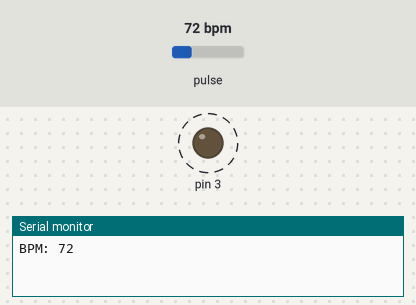
Bench run of a sketch on a simulated Arduino Uno, built with avr-gcc and run on an emulated ATmega328P. Parts: output pins drawn as LEDs (lit = HIGH), the last lines printed to the serial monitor. Dashed ring = blinking. The inputs (shaded band) are chosen by the test bench; at power-on: pulse 72 bpm.

Above: at 1.2 s.
1.3 s: pulse set to 42 bpm
At 3.3 s:
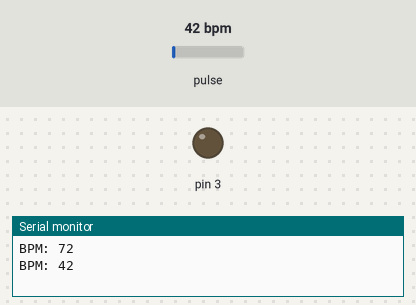
3.7 s: pulse set to 100 bpm
At 4.42 s:
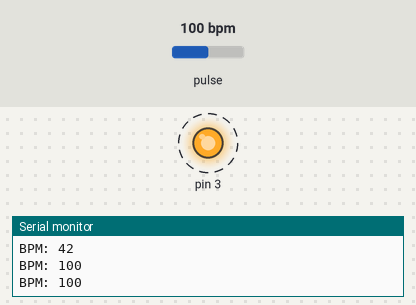
Timing chart, 0 to 12.7 s (numbered marks = the images above; inputs shaded):
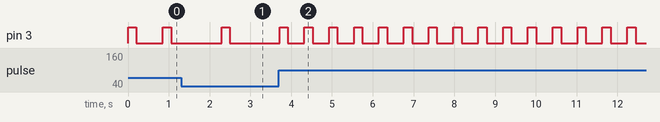

The sketch:

Getting_BPM_to_Monitor.ino
```cpp
/*  Getting_BPM_to_Monitor prints the BPM to the Serial Monitor, using the least lines of code and PulseSensor Library.
 *  Tutorial Webpage: https://pulsesensor.com/pages/getting-advanced
 *
--------Use This Sketch To------------------------------------------
1) Displays user's live and changing BPM, Beats Per Minute, in Arduino's native Serial Monitor.
2) Print: "♥  A HeartBeat Happened !" when a beat is detected, live.
2) Learn about using a PulseSensor Library "Object".
4) Blinks LED on PIN 13 with user's Heartbeat.
--------------------------------------------------------------------*/

#define USE_ARDUINO_INTERRUPTS true //--> Set-up low-level interrupts for most acurate BPM math.
#include <PulseSensorPlayground.h> //--> Includes the PulseSensorPlayground Library.

//----------------------------------------Variable Declaration
const int PulseWire = 0; //--> PulseSensor PURPLE WIRE connected to ANALOG PIN 0
const int LED_3 = 3; //--> LED to detect when the heart is beating. The LED is connected to PIN 3 on the Arduino UNO.
int Threshold = 516; //--> Determine which Signal to "count as a beat" and which to ignore.
                     //--> Use the "Gettting Started Project" to fine-tune Threshold Value beyond default setting.
                     //--> Otherwise leave the default "550" value.
//----------------------------------------

PulseSensorPlayground pulseSensor; //--> Creates an instance of the PulseSensorPlayground object called "pulseSensor"

//--------------------------------------------------------------------------------void setup
void setup() {
  Serial.begin(9600); //--> Set's up Serial Communication at certain speed.

  //----------------------------------------Configure the PulseSensor object, by assigning our variables to it.
  pulseSensor.analogInput(PulseWire);
  pulseSensor.blinkOnPulse(LED_3); //--> auto-magically blink Arduino's LED with heartbeat.
  pulseSensor.setThreshold(Threshold);
  //----------------------------------------

  //----------------------------------------Double-check the "pulseSensor" object was created and "began" seeing a signal.
  if (pulseSensor.begin()) {
  }
  //----------------------------------------
}
//--------------------------------------------------------------------------------

//--------------------------------------------------------------------------------void loop
void loop() {
  int myBPM = pulseSensor.getBeatsPerMinute(); //--> Calls function on our pulseSensor object that returns BPM as an "int". "myBPM" hold this BPM value now.

  //----------------------------------------Constantly test to see if "a beat happened".
  if (pulseSensor.sawStartOfBeat()) { //--> If test is "true", then the following conditions will be executed.
    Serial.print("BPM: "); //--> Print phrase "BPM: "
    Serial.println(myBPM); //--> Print the value inside of myBPM.
  }
  //----------------------------------------
  delay(20); //--> considered best practice in a simple sketch.
}
```

Measured:
- after the input at 3.7 s, pin 3: alternates HIGH for 0.20 s and LOW for 0.41 s, starting after 0.62 s
